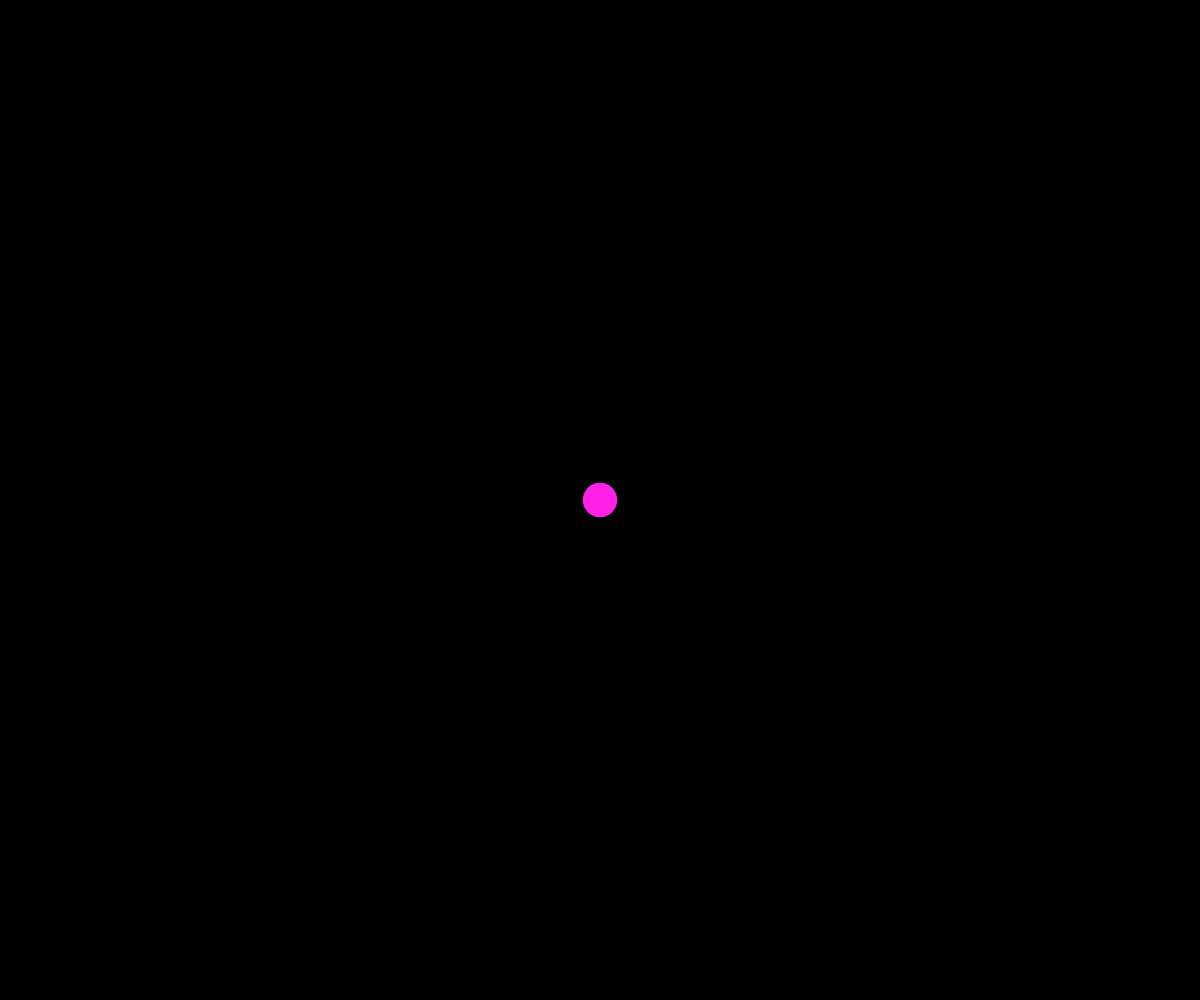
Frame 1 (no input)
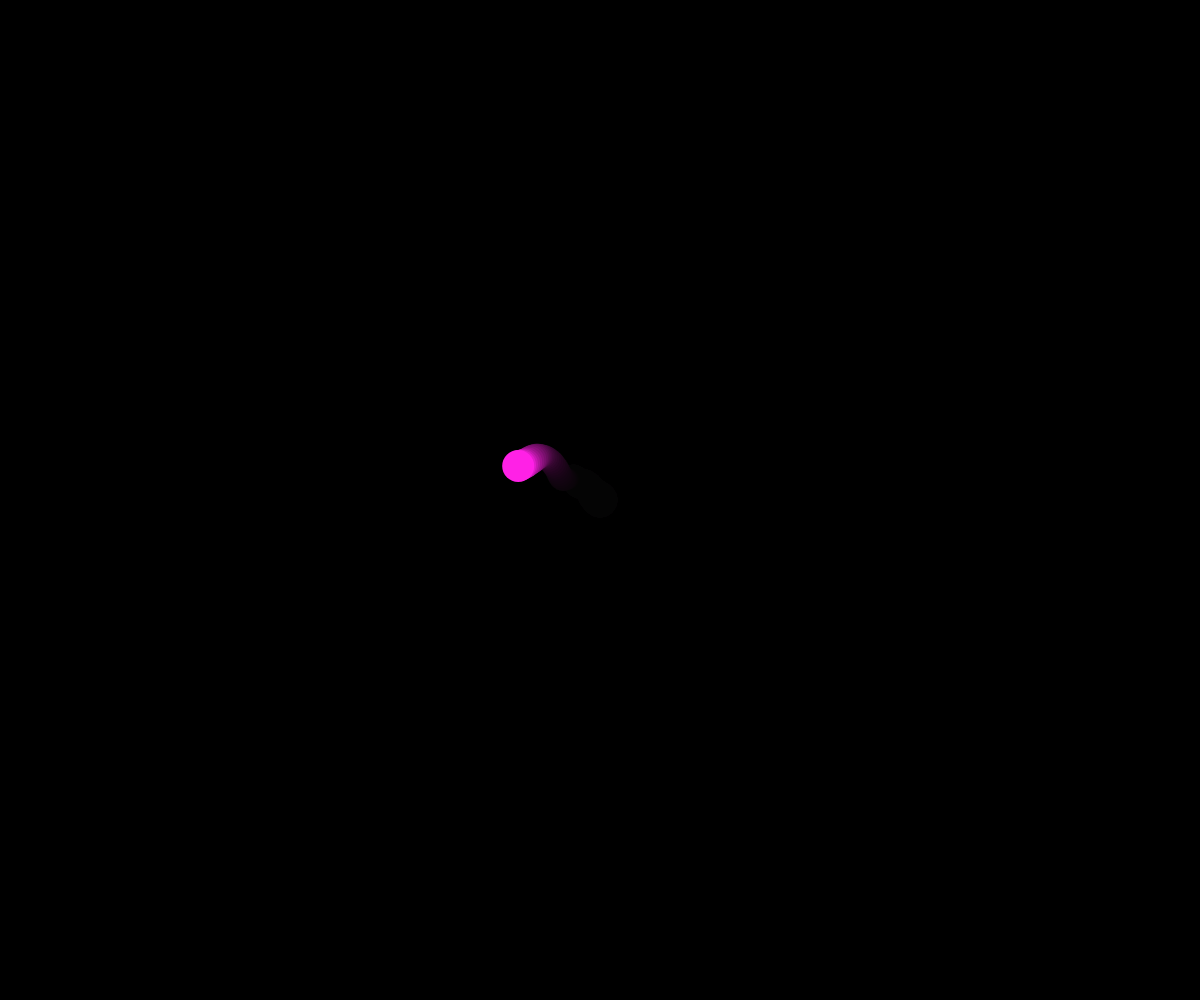
Frame 60 (no input)
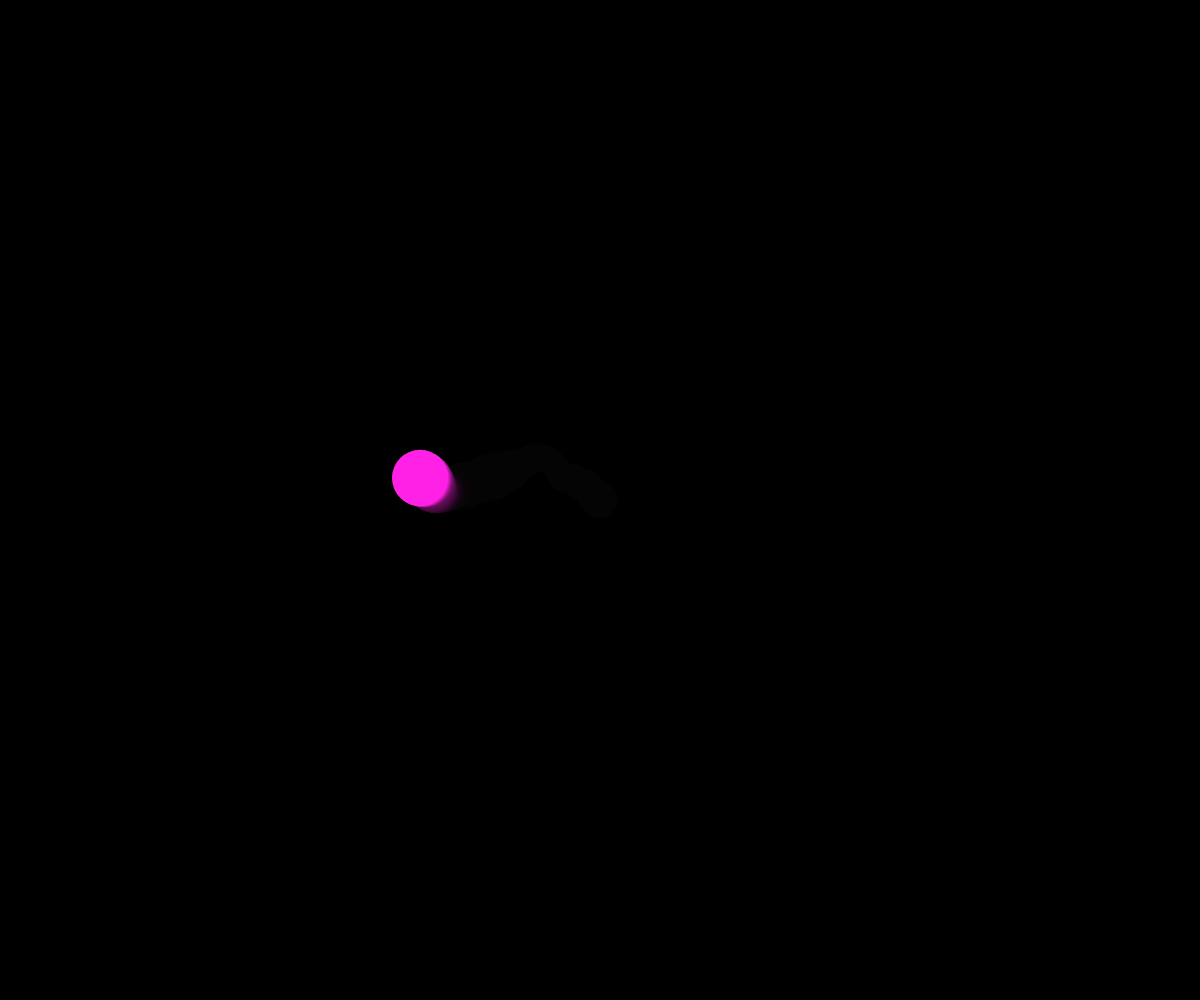
Frame 120 (the mouse pressed at the canvas centre since frame 60)

The p5.js sketch that drew these frames (run headless with seeded random() and noise() and a simulated clock; from frame 60 on, the mouse is pressed at the canvas centre):

// p5.js sketch
// ── sketch.js
// Perlin noise demo
// ahmad fayed
// nov 29 2021
//
// Extra for Experts:
// - compare the random funtion whit the noise function

let dia, t,x,y ;
let xTime, YTime;

function setup() {
  createCanvas(windowWidth, windowHeight);
  t = random(100); // noise seed 
  x = width/2;
  y = height/2;
  xTime = 5;
  YTime = 25;
  background(0);
  noStroke();
}

function draw() {
  //background(255);
  fill(0,30);
  rect(0,0,width,height);
  drawCricle();
  movecss();

  function drawCricle(){
    dia = noise(t); // 0-1
    dia = map(dia,0,1,10,90);
    fill(255,33,230);
    circle(x,y,dia);
    t+= 0.02;

  }


  function movecss(){
    x+= map(noise(xTime),0,1,-5,5);
    y+= map(noise(YTime),0,1,-5,5);
    xTime += 0.02;
    YTime += 0.05;



  }
}
